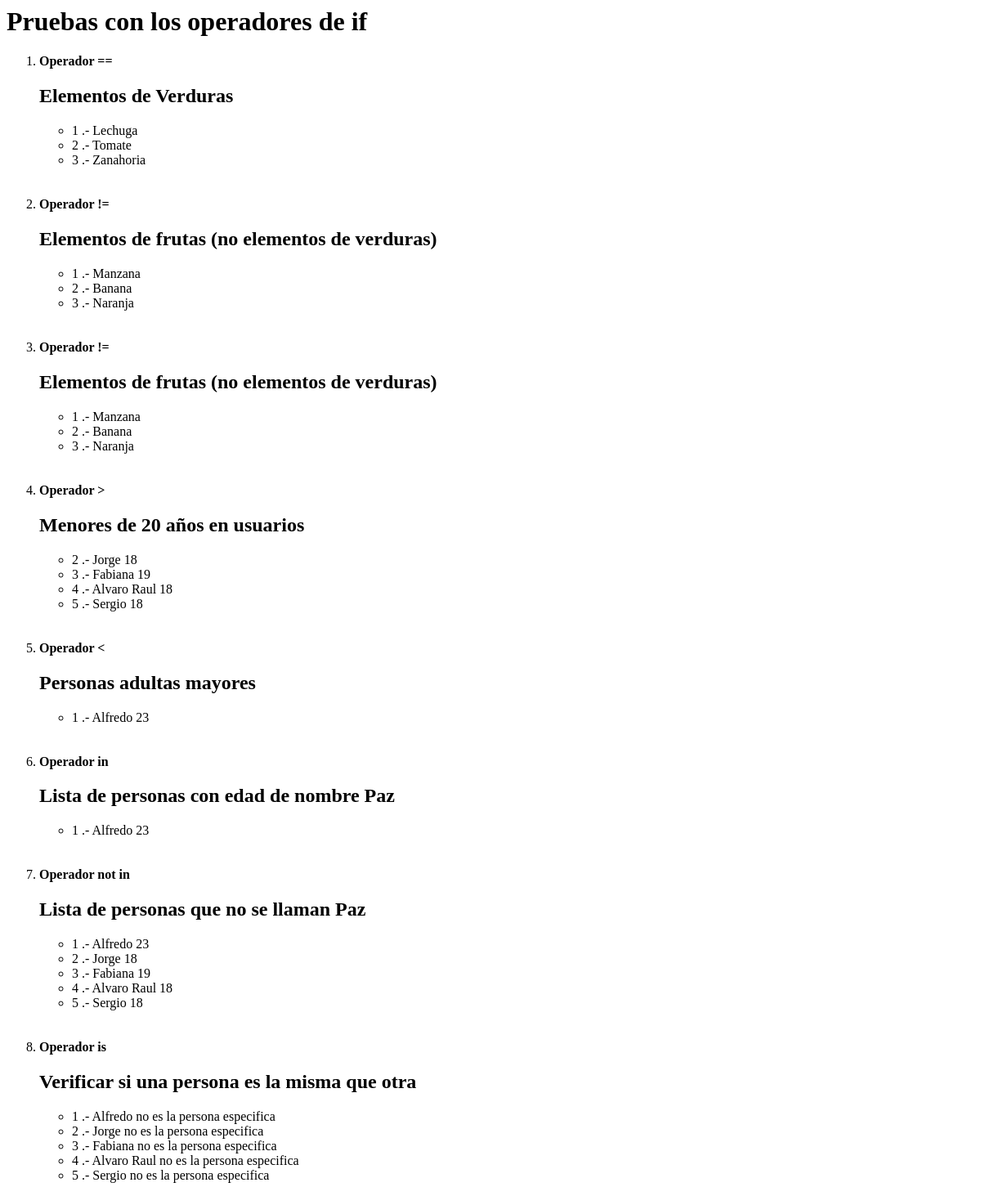
The page /pruebaIf/ on the database as committed earlier.
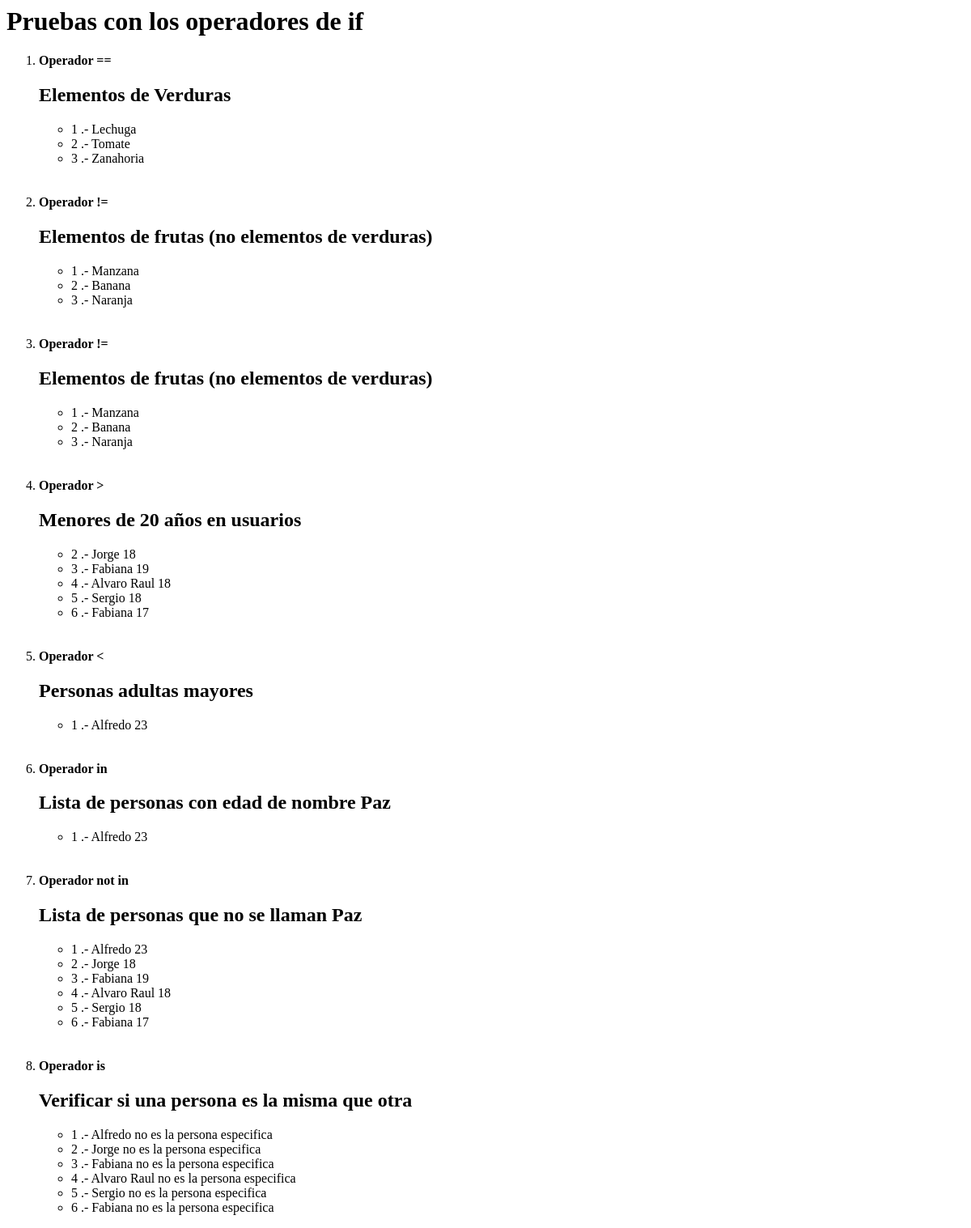
The same page on the database as committed later.
### personas/models.py (models this page shows)
class Persona(models.Model):
    nombres = models.CharField(max_length = 100)
    apellidos = models.CharField(max_length = 100)
    edad = models.IntegerField() #(max_digits = 3)
    signo = models.CharField(max_length = 100)
    donador = models.BooleanField()

### personas/views.py (the view)
# urls.py: path('pruebaIf/', expOperadoresIf),
def expOperadoresIf(request):
    categorias = [
        {
            'nombre': 'Frutas',
            'items': ['Manzana', 'Banana', 'Naranja']
        },
        {
            'nombre': 'Verduras',
            'items': ['Lechuga', 'Tomate', 'Zanahoria']
        }
    ]
    context = {
        'categorias': categorias,
        'personasRegistradas': personasRegistradas,
    }
    return render(request,"pruebaIf.html",context)

### personas/templates/pruebaIf.html (shortened to what this page needs)
<html>
    <head>
    </head>
    <body>
        <h1> Pruebas con los operadores de if </h1>
        <ol>
            <li> <strong>Operador == </strong></li>
            <h2> Elementos de Verduras</h2>
            <ul>
                {% for categoria in categorias %}
                    {% if categoria.nombre == 'Verduras' %}
                        {% for item in categoria.items %}
                            <li> {{forloop.counter}} .- {{item}} </li>
                        {% endfor %}
                    {% endif%}
                {% endfor %}
            </ul>
            <br> </br>
            <li> <strong>Operador != </strong></li>
            <h2> Elementos de frutas (no elementos de verduras)</h2>
            <ul>
                {% for categoria in categorias %}
                    {% if categoria.nombre != 'Verduras' %}
                        {% for item in categoria.items %}
                            <li> {{forloop.counter}} .- {{item}} </li>
                        {% endfor %}
                    {% endif%}
                {% endfor %}
            </ul>
            <br> </br>
            <li> <strong>Operador != </strong></li>
            <h2> Elementos de frutas (no elementos de verduras)</h2>
            <ul>
                {% for categoria in categorias %}
                    {% if categoria.nombre != 'Verduras' %}
                        {% for item in categoria.items %}
                            <li> {{forloop.counter}} .- {{item}} </li>
                        {% endfor %}
                    {% endif%}
                {% endfor %}
            </ul>
            <br> </br>
            <li> <strong>Operador > </strong></li>
            <h2> Menores de 20 años en usuarios</h2>
            <ul>
                {% for persona in personasRegistradas %}
                    {% if 20 > persona.edad %}
                        <li> {{forloop.counter}} .- {{persona.nombres}} {{persona.edad}}</li>
                    {% endif%}
                {% endfor %}
            </ul>
            <br> </br>
            <li> <strong>Operador < </strong></li>
            <h2> Personas adultas mayores</h2>
            <ul>
                {% for persona in personasRegistradas %}
                    {% if 22 < persona.edad %}
                        <li> {{forloop.counter}} .- {{persona.nombres}} {{persona.edad}}</li>
                    {% endif%}
                {% endfor %}
            </ul>
            <br> </br>
            <li> <strong>Operador in </strong></li>
            <h2> Lista de personas con edad de nombre Paz</h2>
            <ul>
                {% for persona in personasRegistradas %}
                    {% if 22 < persona.edad %}
                        <li> {{forloop.counter}} .- {{persona.nombres}} {{persona.edad}}</li>
                    {% endif%}
                {% endfor %}
            </ul>
            <br> </br>
            <li><strong>Operador not in</strong></li>
            <h2>Lista de personas que no se llaman Paz</h2>
            <ul>
                {% for persona in personasRegistradas %}
                    {% if "Paz" not in persona.nombres %}
                        <li>{{ forloop.counter }} .- {{ persona.nombres }} {{ persona.edad }}</li>
                    {% endif %}
                {% endfor %}
            </ul>
            <br> </br>
            <li><strong>Operador is</strong></li>
            <h2>Verificar si una persona es la misma que otra</h2>
            <ul>
                {% for persona in personasRegistradas %}
                    {% if persona is persona_especifica %}
                        <li>{{ forloop.counter }} .- {{ persona.nombres }} es la persona especifica</li>
                    {% else %}
                        <li>{{ forloop.counter }} .- {{ persona.nombres }} no es la persona especifica</li>
                    {% endif %}
                {% endfor %}
            </ul>
        </ol>
    </body>
</html>

Rows that differ between the two databases and show on the page:
added Persona: nombres "Fabiana", edad "17"
